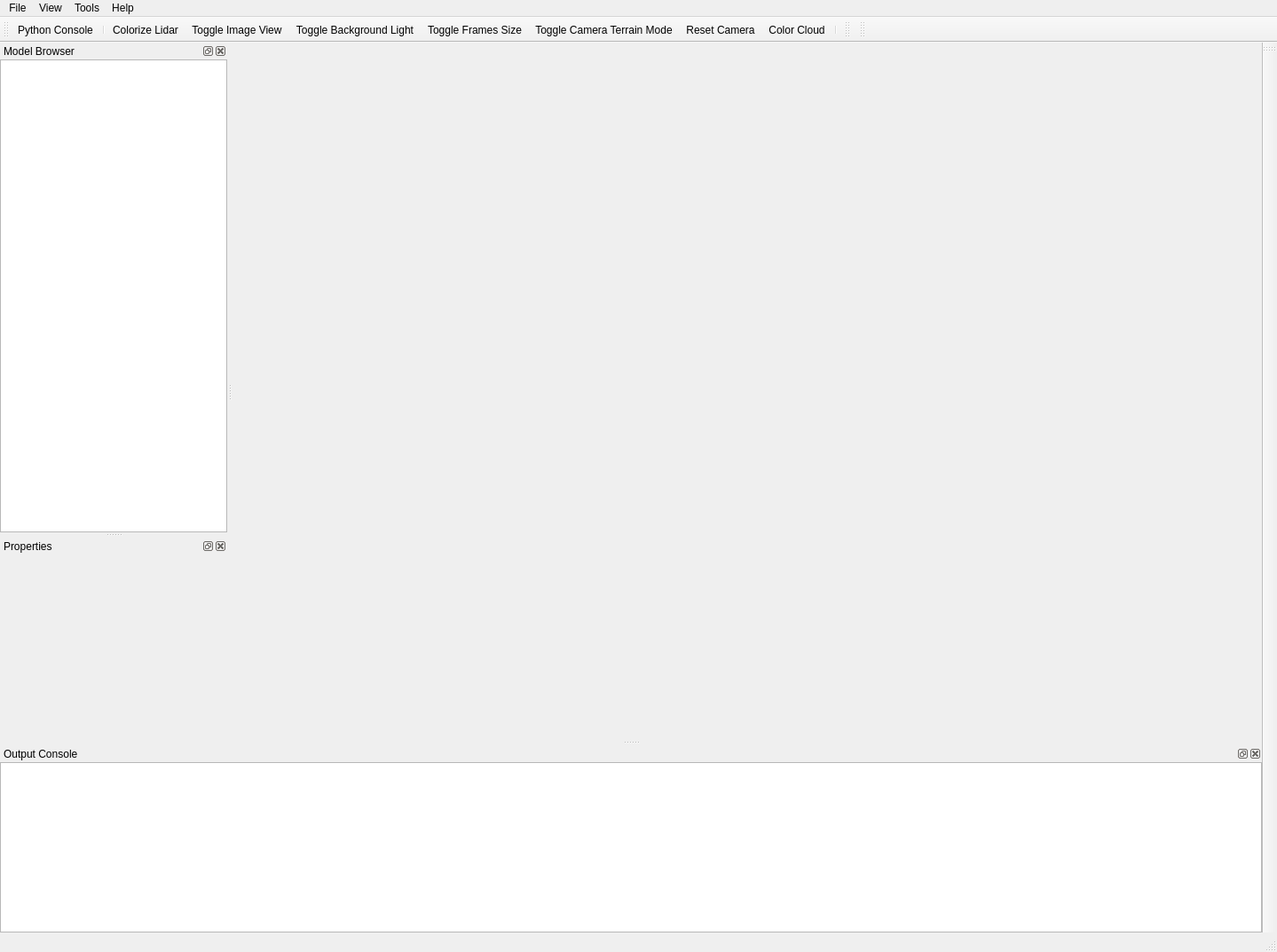
<?xml version="1.0" encoding="UTF-8"?>
<ui version="4.0">
 <class>ddMainWindow</class>
 <widget class="QMainWindow" name="ddMainWindow">
  <property name="geometry">
   <rect>
    <x>0</x>
    <y>0</y>
    <width>1439</width>
    <height>1073</height>
   </rect>
  </property>
  <property name="windowTitle">
   <string>MainWindow</string>
  </property>
  <property name="windowIcon">
   <iconset resource="images/resources.qrc">
    <normaloff>:/images/drake_logo.png</normaloff>:/images/drake_logo.png</iconset>
  </property>
  <widget class="QWidget" name="centralwidget"/>
  <widget class="QMenuBar" name="MenuBar">
   <property name="geometry">
    <rect>
     <x>0</x>
     <y>0</y>
     <width>1439</width>
     <height>25</height>
    </rect>
   </property>
   <widget class="QMenu" name="FileMenu">
    <property name="title">
     <string>File</string>
    </property>
    <addaction name="ActionOpen"/>
    <addaction name="ActionSaveData"/>
    <addaction name="separator"/>
    <addaction name="ActionQuit"/>
   </widget>
   <widget class="QMenu" name="ToolsMenu">
    <property name="title">
     <string>Tools</string>
    </property>
    <addaction name="ActionPythonConsole"/>
    <addaction name="separator"/>
    <addaction name="separator"/>
    <addaction name="ActionToggleStereoRender"/>
    <addaction name="ActionToggleBackgroundLight"/>
    <addaction name="ActionToggleFramesSize"/>
    <addaction name="ActionToggleImageView"/>
   </widget>
   <widget class="QMenu" name="ViewMenu">
    <property name="title">
     <string>View</string>
    </property>
    <widget class="QMenu" name="ToolBarMenu">
     <property name="title">
      <string>Toolbars</string>
     </property>
    </widget>
    <addaction name="separator"/>
    <addaction name="ToolBarMenu"/>
   </widget>
   <widget class="QMenu" name="HelpMenu">
    <property name="title">
     <string>Help</string>
    </property>
    <addaction name="ActionOnlineHelp"/>
   </widget>
   <addaction name="FileMenu"/>
   <addaction name="ViewMenu"/>
   <addaction name="ToolsMenu"/>
   <addaction name="HelpMenu"/>
  </widget>
  <widget class="QStatusBar" name="StatusBar"/>
  <widget class="QDockWidget" name="ObjectsDock">
   <property name="windowTitle">
    <string>Model Browser</string>
   </property>
   <attribute name="dockWidgetArea">
    <number>1</number>
   </attribute>
   <widget class="QWidget" name="dockWidgetContents">
    <layout class="QVBoxLayout" name="verticalLayout">
     <property name="margin">
      <number>0</number>
     </property>
     <item>
      <widget class="ddObjectTree" name="ObjectTree">
       <property name="headerHidden">
        <bool>true</bool>
       </property>
       <column>
        <property name="text">
         <string>Name</string>
        </property>
       </column>
      </widget>
     </item>
    </layout>
   </widget>
  </widget>
  <widget class="QToolBar" name="MainToolBar">
   <property name="windowTitle">
    <string>Main Tool Bar</string>
   </property>
   <attribute name="toolBarArea">
    <enum>TopToolBarArea</enum>
   </attribute>
   <attribute name="toolBarBreak">
    <bool>false</bool>
   </attribute>
   <addaction name="ActionPythonConsole"/>
   <addaction name="separator"/>
   <addaction name="ActionColorizeLidar"/>
   <addaction name="ActionToggleImageView"/>
   <addaction name="ActionToggleBackgroundLight"/>
   <addaction name="ActionToggleFramesSize"/>
   <addaction name="ActionToggleCameraTerrainMode"/>
   <addaction name="ActionResetCamera"/>
   <addaction name="ActionColorCloud"/>
   <addaction name="separator"/>
  </widget>
  <widget class="QDockWidget" name="PropertiesDock">
   <property name="windowTitle">
    <string>Properties</string>
   </property>
   <attribute name="dockWidgetArea">
    <number>1</number>
   </attribute>
   <widget class="QWidget" name="dockWidgetContents_2">
    <layout class="QVBoxLayout" name="verticalLayout_3">
     <property name="spacing">
      <number>0</number>
     </property>
     <property name="margin">
      <number>0</number>
     </property>
     <item>
      <widget class="QScrollArea" name="PropertiesScrollArea">
       <property name="frameShape">
        <enum>QFrame::NoFrame</enum>
       </property>
       <property name="widgetResizable">
        <bool>true</bool>
       </property>
       <widget class="QWidget" name="scrollAreaWidgetContents">
        <property name="geometry">
         <rect>
          <x>0</x>
          <y>0</y>
          <width>256</width>
          <height>211</height>
         </rect>
        </property>
       </widget>
      </widget>
     </item>
    </layout>
   </widget>
  </widget>
  <widget class="QDockWidget" name="OutputConsoleDock">
   <property name="windowTitle">
    <string>Output Console</string>
   </property>
   <attribute name="dockWidgetArea">
    <number>8</number>
   </attribute>
   <widget class="QWidget" name="dockWidgetContents_3">
    <layout class="QVBoxLayout" name="verticalLayout_2">
     <property name="margin">
      <number>0</number>
     </property>
     <item>
      <widget class="QTextEdit" name="OutputConsole">
       <property name="readOnly">
        <bool>true</bool>
       </property>
      </widget>
     </item>
    </layout>
   </widget>
  </widget>
  <widget class="QToolBar" name="ViewToolBar">
   <property name="windowTitle">
    <string>View Actions</string>
   </property>
   <attribute name="toolBarArea">
    <enum>TopToolBarArea</enum>
   </attribute>
   <attribute name="toolBarBreak">
    <bool>false</bool>
   </attribute>
  </widget>
  <widget class="QToolBar" name="MacrosToolBar">
   <property name="windowTitle">
    <string>Macros</string>
   </property>
   <attribute name="toolBarArea">
    <enum>TopToolBarArea</enum>
   </attribute>
   <attribute name="toolBarBreak">
    <bool>false</bool>
   </attribute>
  </widget>
  <widget class="QToolBar" name="PanelToolBar">
   <property name="windowTitle">
    <string>toolBar</string>
   </property>
   <attribute name="toolBarArea">
    <enum>RightToolBarArea</enum>
   </attribute>
   <attribute name="toolBarBreak">
    <bool>false</bool>
   </attribute>
  </widget>
  <action name="ActionQuit">
   <property name="text">
    <string>&amp;Quit</string>
   </property>
   <property name="shortcut">
    <string>Ctrl+Q</string>
   </property>
   <property name="shortcutContext">
    <enum>Qt::ApplicationShortcut</enum>
   </property>
  </action>
  <action name="ActionPythonConsole">
   <property name="icon">
    <iconset resource="images/resources.qrc">
     <normaloff>:/images/python_logo.png</normaloff>:/images/python_logo.png</iconset>
   </property>
   <property name="text">
    <string>&amp;Python Console</string>
   </property>
   <property name="shortcut">
    <string>F8</string>
   </property>
   <property name="shortcutContext">
    <enum>Qt::ApplicationShortcut</enum>
   </property>
  </action>
  <action name="ActionToggleStereoRender">
   <property name="checkable">
    <bool>true</bool>
   </property>
   <property name="icon">
    <iconset resource="images/resources.qrc">
     <normaloff>:/images/3d_glasses.png</normaloff>:/images/3d_glasses.png</iconset>
   </property>
   <property name="text">
    <string>Toggle Stereo Render</string>
   </property>
   <property name="toolTip">
    <string>Toggle Stereo Render</string>
   </property>
  </action>
  <action name="ActionToggleImageView">
   <property name="checkable">
    <bool>true</bool>
   </property>
   <property name="icon">
    <iconset resource="images/resources.qrc">
     <normaloff>:/images/camera_lens_icon.png</normaloff>:/images/camera_lens_icon.png</iconset>
   </property>
   <property name="text">
    <string>Toggle Image View</string>
   </property>
   <property name="toolTip">
    <string>Toggle Image View</string>
   </property>
  </action>
  <action name="ActionToggleBackgroundLight">
   <property name="checkable">
    <bool>true</bool>
   </property>
   <property name="icon">
    <iconset resource="images/resources.qrc">
     <normaloff>:/images/light_bulb_icon.png</normaloff>:/images/light_bulb_icon.png</iconset>
   </property>
   <property name="text">
    <string>Toggle Background Light</string>
   </property>
   <property name="toolTip">
    <string>Toggle Background Light</string>
   </property>
  </action>
  <action name="ActionToggleFramesSize">
   <property name="checkable">
    <bool>true</bool>
   </property>
   <property name="icon">
    <iconset resource="images/resources.qrc">
     <normaloff>:/images/magnifying_glass.png</normaloff>:/images/magnifying_glass.png</iconset>
   </property>
   <property name="text">
    <string>Toggle Frames Size</string>
   </property>
   <property name="toolTip">
    <string>Toggle Frames Size</string>
   </property>
  </action>
  <action name="ActionResetCamera">
   <property name="icon">
    <iconset resource="images/resources.qrc">
     <normaloff>:/images/reset_camera.png</normaloff>:/images/reset_camera.png</iconset>
   </property>
   <property name="text">
    <string>Reset Camera</string>
   </property>
  </action>
  <action name="ActionColorCloud">
   <property name="icon">
    <iconset resource="images/resources.qrc">
     <normaloff>:/images/color_cloud.png</normaloff>:/images/color_cloud.png</iconset>
   </property>
   <property name="text">
    <string>Color Cloud</string>
   </property>
  </action>
  <action name="ActionToggleCameraTerrainMode">
   <property name="checkable">
    <bool>true</bool>
   </property>
   <property name="icon">
    <iconset resource="images/resources.qrc">
     <normaloff>:/images/camera_mode.png</normaloff>:/images/camera_mode.png</iconset>
   </property>
   <property name="text">
    <string>Toggle Camera Terrain Mode</string>
   </property>
   <property name="toolTip">
    <string>Toggle Camera Terrain Mode</string>
   </property>
  </action>
  <action name="ActionOpen">
   <property name="text">
    <string>&amp;Open...</string>
   </property>
   <property name="shortcut">
    <string>Ctrl+O</string>
   </property>
  </action>
  <action name="ActionSaveData">
   <property name="text">
    <string>&amp;Save data...</string>
   </property>
   <property name="shortcut">
    <string>Ctrl+S</string>
   </property>
  </action>
  <action name="ActionColorizeLidar">
   <property name="checkable">
    <bool>true</bool>
   </property>
   <property name="icon">
    <iconset resource="images/resources.qrc">
     <normaloff>:/images/paint_bucket.png</normaloff>:/images/paint_bucket.png</iconset>
   </property>
   <property name="text">
    <string>&amp;Colorize Lidar</string>
   </property>
  </action>
  <action name="ActionTaskManagerPanel">
   <property name="checkable">
    <bool>true</bool>
   </property>
   <property name="icon">
    <iconset resource="images/resources.qrc">
     <normaloff>:/images/robot_icon.png</normaloff>:/images/robot_icon.png</iconset>
   </property>
   <property name="text">
    <string>Action Manager</string>
   </property>
   <property name="toolTip">
    <string>Action Manager</string>
   </property>
  </action>
  <action name="ActionTeleopPanel">
   <property name="checkable">
    <bool>true</bool>
   </property>
   <property name="icon">
    <iconset resource="images/resources.qrc">
     <normaloff>:/images/drake_logo.png</normaloff>:/images/drake_logo.png</iconset>
   </property>
   <property name="text">
    <string>Teleop Panel</string>
   </property>
   <property name="toolTip">
    <string>Teleop Panel</string>
   </property>
  </action>
  <action name="ActionMotionPlanningPanel">
   <property name="checkable">
    <bool>true</bool>
   </property>
   <property name="icon">
    <iconset resource="images/resources.qrc">
     <normaloff>:/images/hammer_icon.png</normaloff>:/images/hammer_icon.png</iconset>
   </property>
   <property name="text">
    <string>Motion Planning Panel</string>
   </property>
   <property name="toolTip">
    <string>Motion Planning Panel</string>
   </property>
  </action>
  <action name="ActionNavigationPanel">
   <property name="checkable">
    <bool>true</bool>
   </property>
   <property name="icon">
    <iconset resource="images/resources.qrc">
     <normaloff>:/images/compass_icon.png</normaloff>:/images/compass_icon.png</iconset>
   </property>
   <property name="text">
    <string>Navigation Panel</string>
   </property>
   <property name="toolTip">
    <string>Navigation Panel</string>
   </property>
  </action>
  <action name="ActionPFGraspPanel">
   <property name="checkable">
    <bool>true</bool>
   </property>
   <property name="icon">
    <iconset resource="images/resources.qrc">
     <normaloff>:/images/eye_in_hand.gif</normaloff>:/images/eye_in_hand.gif</iconset>
   </property>
   <property name="text">
    <string>PFGrasp</string>
   </property>
   <property name="toolTip">
    <string>PFGrasp</string>
   </property>
   <property name="shortcut">
    <string/>
   </property>
  </action>
  <action name="ActionOnlineHelp">
   <property name="text">
    <string>Online Help</string>
   </property>
  </action>
 </widget>
 <customwidgets>
  <customwidget>
   <class>ddObjectTree</class>
   <extends>QTreeWidget</extends>
   <header>ddObjectTree.h</header>
  </customwidget>
 </customwidgets>
 <resources>
  <include location="images/resources.qrc"/>
 </resources>
 <connections/>
</ui>
